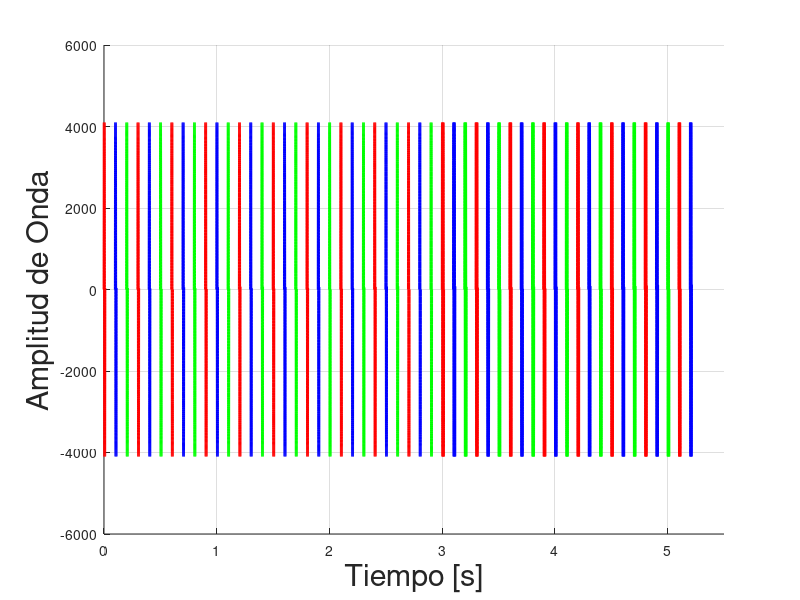

This figure's MATLAB source:
clc
close all
clear

%% Desplazamiento
Displacements = [-73, -76, -79, -82, -85, -88, -91, -93, -96, -99, -101, -104, -106, -109, -111, -114, -116, -119, -121, -123, -126, -128, -130, -132, -134, -136, -138, -141, -143, -145, +147, +144, +140, +136, +132, +128, +125, +121, +118, +114, +111, +107, +104, +101, +98, +94, +91, +88, +85, +82, +81, +78, +76];
Length = 441;
%% Cuentas
figure(1)
set(figure(1),'defaultAxesColorOrder',[[0 0 0];[0 0 0]])
t1 = 0:1:Length-73;
y1 = 4096 * sin(2.0 * pi *120* t1 / 44100);
t2 = 0:1:Length-76;
y2 = 4096 * sin(2.0 * pi *121* t2 / 44100);
t3 = 0:1:Length-79;
y3 = 4096 * sin(2.0 * pi *122* t3 / 44100);
t4 = 0:1:Length-82;
y4 = 4096 * sin(2.0 * pi *123* t4 / 44100);
t5 = 0:1:Length-85;
y5 = 4096 * sin(2.0 * pi *124* t5 / 44100);
t6 = 0:1:Length-88;
y6 = 4096 * sin(2.0 * pi *125* t6 / 44100);
t7 = 0:1:Length-91;
y7 = 4096 * sin(2.0 * pi *126* t7 / 44100);
t8 = 0:1:Length-93;
y8 = 4096 * sin(2.0 * pi *127* t8 / 44100);
t9 = 0:1:Length-96;
y9 = 4096 * sin(2.0 * pi *128* t9 / 44100);
t10 = 0:1:Length-99;
y10 = 4096 * sin(2.0 * pi *129* t10 / 44100);
t11 = 0:1:Length-101;
y11 = 4096 * sin(2.0 * pi *130* t11 / 44100);
t12 = 0:1:Length-104;
y12 = 4096 * sin(2.0 * pi *131* t12 / 44100);
t13 = 0:1:Length-106;
y13 = 4096 * sin(2.0 * pi *132* t13 / 44100);
t14 = 0:1:Length-109;
y14 = 4096 * sin(2.0 * pi *133* t14 / 44100);
t15 = 0:1:Length-111;
y15 = 4096 * sin(2.0 * pi *134* t15 / 44100);
t16 = 0:1:Length-114;
y16 = 4096 * sin(2.0 * pi *135* t16 / 44100);
t17 = 0:1:Length-116;
y17 = 4096 * sin(2.0 * pi *136* t17 / 44100);
t18 = 0:1:Length-119;
y18 = 4096 * sin(2.0 * pi *137* t18 / 44100);
t19 = 0:1:Length-121;
y19 = 4096 * sin(2.0 * pi *138* t19 / 44100);
t20 = 0:1:Length-123;
y20 = 4096 * sin(2.0 * pi *139* t20 / 44100);
t21 = 0:1:Length-126;
y21 = 4096 * sin(2.0 * pi *140* t21 / 44100);
t22 = 0:1:Length-128;
y22 = 4096 * sin(2.0 * pi *141* t22 / 44100);
t23 = 0:1:Length-130;
y23 = 4096 * sin(2.0 * pi *142* t23 / 44100);
t24 = 0:1:Length-132;
y24 = 4096 * sin(2.0 * pi *143* t24 / 44100);
t25 = 0:1:Length-134;
y25 = 4096 * sin(2.0 * pi *144* t25 / 44100);
t26 = 0:1:Length-136;
y26 = 4096 * sin(2.0 * pi *145* t26 / 44100);
t27 = 0:1:Length-138;
y27 = 4096 * sin(2.0 * pi *146* t27 / 44100);
t28 = 0:1:Length-141;
y28 = 4096 * sin(2.0 * pi *147* t28 / 44100);
t29 = 0:1:Length-143;
y29 = 4096 * sin(2.0 * pi *148* t29 / 44100);
t30 = 0:1:Length-145;
y30 = 4096 * sin(2.0 * pi *149* t30 / 44100);
t31 = 0:1:Length+147;
y31 = 4096 * sin(2.0 * pi *150* t31 / 44100);
t32 = 0:1:Length+144;
y32 = 4096 * sin(2.0 * pi *151* t32 / 44100);
t33 = 0:1:Length+140;
y33 = 4096 * sin(2.0 * pi *152* t33 / 44100);
t34 = 0:1:Length+136;
y34 = 4096 * sin(2.0 * pi *153* t34 / 44100);
t35 = 0:1:Length+132;
y35 = 4096 * sin(2.0 * pi *154* t35 / 44100);
t36 = 0:1:Length+128;
y36 = 4096 * sin(2.0 * pi *155* t36 / 44100);
t37 = 0:1:Length+125;
y37 = 4096 * sin(2.0 * pi *156* t37 / 44100);
t38 = 0:1:Length+121;
y38 = 4096 * sin(2.0 * pi *157* t38 / 44100);
t39 = 0:1:Length+118;
y39 = 4096 * sin(2.0 * pi *158* t39 / 44100);
t40 = 0:1:Length+114;
y40 = 4096 * sin(2.0 * pi *159* t40 / 44100);
t41 = 0:1:Length+111;
y41 = 4096 * sin(2.0 * pi *160* t41 / 44100);
t42 = 0:1:Length+107;
y42 = 4096 * sin(2.0 * pi *161* t42 / 44100);
t43 = 0:1:Length+104;
y43 = 4096 * sin(2.0 * pi *162* t43 / 44100);
t44 = 0:1:Length+101;
y44 = 4096 * sin(2.0 * pi *163* t44 / 44100);
t45 = 0:1:Length+97;
y45 = 4096 * sin(2.0 * pi *164* t45 / 44100);
t46 = 0:1:Length+94;
y46 = 4096 * sin(2.0 * pi *165* t46 / 44100);
t47 = 0:1:Length+91;
y47 = 4096 * sin(2.0 * pi *166* t47 / 44100);
t48 = 0:1:Length+88;
y48 = 4096 * sin(2.0 * pi *167* t48 / 44100);
t49 = 0:1:Length+85;
y49 = 4096 * sin(2.0 * pi *168* t49 / 44100);
t50 = 0:1:Length+82;
y50 = 4096 * sin(2.0 * pi *169* t50 / 44100);
t51 = 0:1:Length+81;
y51 = 4096 * sin(2.0 * pi *169* t51 / 44100);
t52 = 0:1:Length+78;
y52 = 4096 * sin(2.0 * pi *170* t52 / 44100);
t53 = 0:1:Length+76;
y53 = 4096 * sin(2.0 * pi *171* t53 / 44100);
hold on
plot(t1/44100+0.0,y1,'LineStyle','-','LineWidth',2,'Color','r')
plot(t2/44100+0.1,y2,'LineStyle','-','LineWidth',2,'Color','b')
plot(t3/44100+0.2,y3,'LineStyle','-','LineWidth',2,'Color','g')
plot(t4/44100+0.3,y4,'LineStyle','-','LineWidth',2,'Color','r')
plot(t5/44100+0.4,y5,'LineStyle','-','LineWidth',2,'Color','b')
plot(t6/44100+0.5,y6,'LineStyle','-','LineWidth',2,'Color','g')
plot(t7/44100+0.6,y7,'LineStyle','-','LineWidth',2,'Color','r')
plot(t8/44100+0.7,y8,'LineStyle','-','LineWidth',2,'Color','b')
plot(t9/44100+0.8,y9,'LineStyle','-','LineWidth',2,'Color','g')
plot(t10/44100+0.9,y10,'LineStyle','-','LineWidth',2,'Color','r')
plot(t11/44100+1.0,y11,'LineStyle','-','LineWidth',2,'Color','b')
plot(t12/44100+1.1,y12,'LineStyle','-','LineWidth',2,'Color','g')
plot(t13/44100+1.2,y13,'LineStyle','-','LineWidth',2,'Color','r')
plot(t14/44100+1.3,y14,'LineStyle','-','LineWidth',2,'Color','b')
plot(t15/44100+1.4,y15,'LineStyle','-','LineWidth',2,'Color','g')
plot(t16/44100+1.5,y16,'LineStyle','-','LineWidth',2,'Color','r')
plot(t17/44100+1.6,y17,'LineStyle','-','LineWidth',2,'Color','b')
plot(t18/44100+1.7,y18,'LineStyle','-','LineWidth',2,'Color','g')
plot(t19/44100+1.8,y19,'LineStyle','-','LineWidth',2,'Color','r')
plot(t20/44100+1.9,y20,'LineStyle','-','LineWidth',2,'Color','b')
plot(t21/44100+2.0,y21,'LineStyle','-','LineWidth',2,'Color','g')
plot(t22/44100+2.1,y22,'LineStyle','-','LineWidth',2,'Color','r')
plot(t23/44100+2.2,y23,'LineStyle','-','LineWidth',2,'Color','b')
plot(t24/44100+2.3,y24,'LineStyle','-','LineWidth',2,'Color','g')
plot(t25/44100+2.4,y25,'LineStyle','-','LineWidth',2,'Color','r')
plot(t26/44100+2.5,y26,'LineStyle','-','LineWidth',2,'Color','b')
plot(t27/44100+2.6,y27,'LineStyle','-','LineWidth',2,'Color','g')
plot(t28/44100+2.7,y28,'LineStyle','-','LineWidth',2,'Color','r')
plot(t29/44100+2.8,y29,'LineStyle','-','LineWidth',2,'Color','b')
plot(t30/44100+2.9,y30,'LineStyle','-','LineWidth',2,'Color','g')
plot(t31/44100+3.0,y31,'LineStyle','-','LineWidth',2,'Color','r')
plot(t32/44100+3.1,y32,'LineStyle','-','LineWidth',2,'Color','b')
plot(t33/44100+3.2,y33,'LineStyle','-','LineWidth',2,'Color','g')
plot(t34/44100+3.3,y34,'LineStyle','-','LineWidth',2,'Color','r')
plot(t35/44100+3.4,y35,'LineStyle','-','LineWidth',2,'Color','b')
plot(t36/44100+3.5,y36,'LineStyle','-','LineWidth',2,'Color','g')
plot(t37/44100+3.6,y37,'LineStyle','-','LineWidth',2,'Color','r')
plot(t38/44100+3.7,y38,'LineStyle','-','LineWidth',2,'Color','b')
plot(t39/44100+3.8,y39,'LineStyle','-','LineWidth',2,'Color','g')
plot(t40/44100+3.9,y40,'LineStyle','-','LineWidth',2,'Color','r')
plot(t41/44100+4.0,y41,'LineStyle','-','LineWidth',2,'Color','b')
plot(t42/44100+4.1,y42,'LineStyle','-','LineWidth',2,'Color','g')
plot(t43/44100+4.2,y43,'LineStyle','-','LineWidth',2,'Color','r')
plot(t44/44100+4.3,y44,'LineStyle','-','LineWidth',2,'Color','b')
plot(t45/44100+4.4,y45,'LineStyle','-','LineWidth',2,'Color','g')
plot(t46/44100+4.5,y46,'LineStyle','-','LineWidth',2,'Color','r')
plot(t47/44100+4.6,y47,'LineStyle','-','LineWidth',2,'Color','b')
plot(t48/44100+4.7,y48,'LineStyle','-','LineWidth',2,'Color','g')
plot(t49/44100+4.8,y49,'LineStyle','-','LineWidth',2,'Color','r')
plot(t50/44100+4.9,y50,'LineStyle','-','LineWidth',2,'Color','b')
plot(t51/44100+5.0,y51,'LineStyle','-','LineWidth',2,'Color','g')
plot(t52/44100+5.1,y52,'LineStyle','-','LineWidth',2,'Color','r')
plot(t53/44100+5.2,y53,'LineStyle','-','LineWidth',2,'Color','b')
hold off
grid on
xlim([0 5.5])
ylabel('Amplitud de Onda','FontSize', 22)
xlabel('Tiempo [s]','FontSize', 22)
